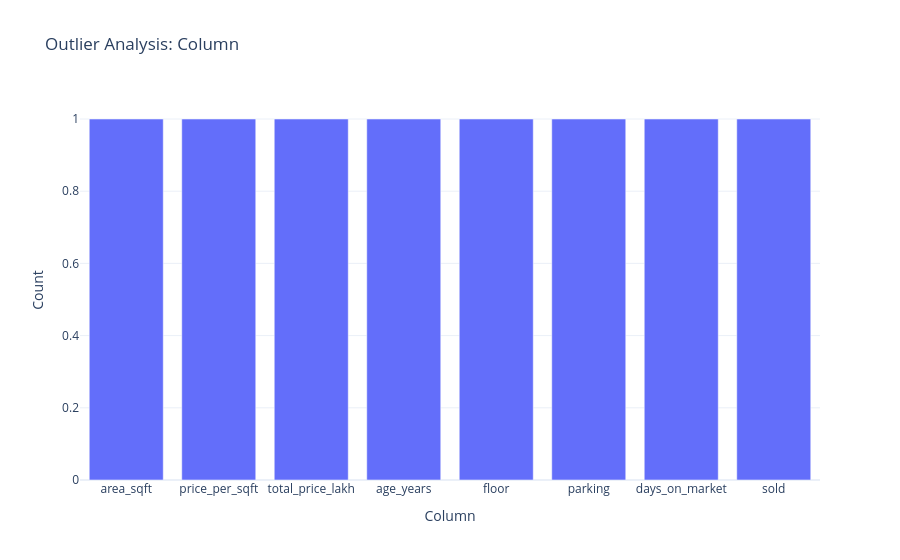

The cell this chart's notebook holds for it:
### Code cell
print("OUTLIER ANALYSIS")
print("=" * 60)

display(outliers_df.head(20))

if not outliers_df.empty:
    print("Outlier analysis records:", len(outliers_df))

    object_cols = outliers_df.select_dtypes(
        include=["object", "category"]
    ).columns.tolist()

    if object_cols:
        outlier_category = object_cols[0]

        outlier_counts = (
            outliers_df[outlier_category]
            .fillna("Missing")
            .value_counts()
            .head(10)
            .reset_index()
        )

        outlier_counts.columns = [outlier_category, "Count"]

        fig = px.bar(
            outlier_counts,
            x=outlier_category,
            y="Count",
            title=f"Outlier Analysis: {outlier_category}",
            template="plotly_white"
        )

        fig.show()
        fig.write_html(CHART_DIR / "outlier_analysis.html")

    elif numeric_cols:
        print("Outlier CSV has no categorical column to group by.")
else:
    print("No outlier records found.")

### Figure 1 — Plotly figure (JSON) as saved in the notebook; plotly's stock layout.template omitted (floating-point values rounded to 4 significant figures)
{"data": [{"hovertemplate": "Column=%{x}<br>Count=%{y}<extra></extra>", "legendgroup": "", "marker": {"color": "#636efa", "pattern": {"shape": ""}}, "name": "", "orientation": "v", "showlegend": false, "textposition": "auto", "type": "bar", "x": ["area_sqft", "price_per_sqft", "total_price_lakh", "age_years", "floor", "parking", "days_on_market", "sold"], "xaxis": "x", "y": [1, 1, 1, 1, 1, 1, 1, 1], "yaxis": "y"}], "layout": {"barmode": "relative", "legend": {"tracegroupgap": 0}, "title": {"text": "Outlier Analysis: Column"}, "xaxis": {"anchor": "y", "domain": [0, 1], "title": {"text": "Column"}}, "yaxis": {"anchor": "x", "domain": [0, 1], "title": {"text": "Count"}}}}
